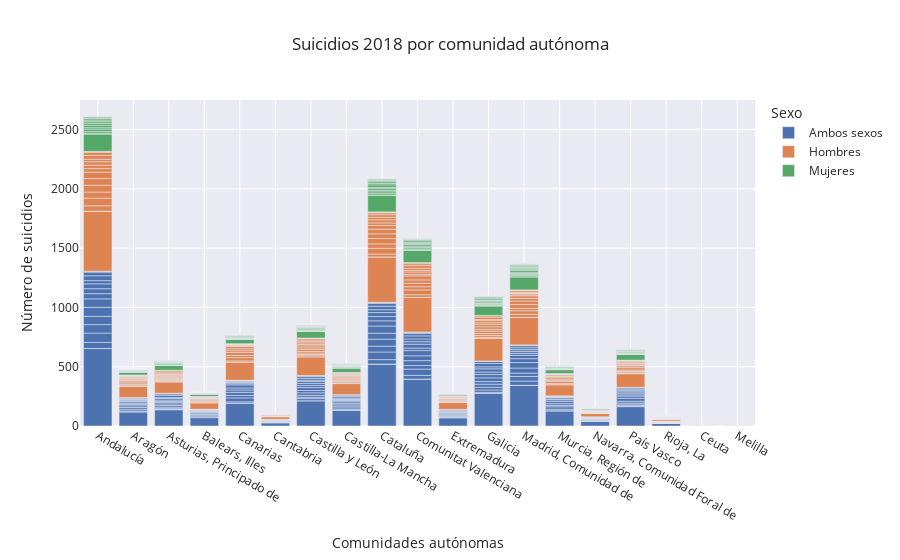

The notebook cell this image was saved under:
### Markdown cell above
SUICIDIOS 2018 POR COMUNIDAD AUTÓNOMA

### Code cell
fig2 = px.bar(com2018, x= "Comunidades autónomas", y="Total", color="Sexo",
             barmode = "relative", hover_name= "Edad", title= "Suicidios 2018 por comunidad autónoma", template="seaborn", labels={"Total": "Número de suicidios"})
fig2.show()

### Figure 1 — Plotly figure (JSON) as saved in the notebook; plotly's stock layout.template omitted (floating-point values rounded to 4 significant figures; data arrays with more than 128 entries replaced by an {"elided": "..."} marker saying what was removed)
{"data": [{"alignmentgroup": "True", "hovertemplate": "<b>%{hovertext}</b><br><br>Sexo=Ambos sexos<br>Comunidades autónomas=%{x}<br>Número de suicidios=%{y}<extra></extra>", "hovertext": {"elided": "304 str values"}, "legendgroup": "Ambos sexos", "marker": {"color": "rgb(76,114,176)", "pattern": {"shape": ""}}, "name": "Ambos sexos", "offsetgroup": "Ambos sexos", "orientation": "v", "showlegend": true, "textposition": "auto", "type": "bar", "x": {"elided": "304 str values"}, "xaxis": "x", "y": {"elided": "304 int values"}, "yaxis": "y"}, {"alignmentgroup": "True", "hovertemplate": "<b>%{hovertext}</b><br><br>Sexo=Hombres<br>Comunidades autónomas=%{x}<br>Número de suicidios=%{y}<extra></extra>", "hovertext": {"elided": "304 str values"}, "legendgroup": "Hombres", "marker": {"color": "rgb(221,132,82)", "pattern": {"shape": ""}}, "name": "Hombres", "offsetgroup": "Hombres", "orientation": "v", "showlegend": true, "textposition": "auto", "type": "bar", "x": {"elided": "304 str values"}, "xaxis": "x", "y": {"elided": "304 int values"}, "yaxis": "y"}, {"alignmentgroup": "True", "hovertemplate": "<b>%{hovertext}</b><br><br>Sexo=Mujeres<br>Comunidades autónomas=%{x}<br>Número de suicidios=%{y}<extra></extra>", "hovertext": {"elided": "304 str values"}, "legendgroup": "Mujeres", "marker": {"color": "rgb(85,168,104)", "pattern": {"shape": ""}}, "name": "Mujeres", "offsetgroup": "Mujeres", "orientation": "v", "showlegend": true, "textposition": "auto", "type": "bar", "x": {"elided": "304 str values"}, "xaxis": "x", "y": {"elided": "304 int values"}, "yaxis": "y"}], "layout": {"barmode": "relative", "legend": {"title": {"text": "Sexo"}, "tracegroupgap": 0}, "title": {"text": "Suicidios 2018 por comunidad autónoma"}, "xaxis": {"anchor": "y", "domain": [0, 1], "title": {"text": "Comunidades autónomas"}}, "yaxis": {"anchor": "x", "domain": [0, 1], "title": {"text": "Número de suicidios"}}}}
